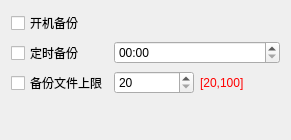
<?xml version="1.0" encoding="UTF-8"?>
<ui version="4.0">
 <class>w_sys_manage_sqlcopy_backup_strategy_Dialog</class>
 <widget class="QDialog" name="w_sys_manage_sqlcopy_backup_strategy_Dialog">
  <property name="geometry">
   <rect>
    <x>0</x>
    <y>0</y>
    <width>291</width>
    <height>140</height>
   </rect>
  </property>
  <property name="windowTitle">
   <string>Dialog</string>
  </property>
  <layout class="QVBoxLayout" name="verticalLayout">
   <item>
    <layout class="QGridLayout" name="gridLayout">
     <item row="0" column="0" colspan="3">
      <widget class="QCheckBox" name="checkBox_start">
       <property name="text">
        <string>开机备份</string>
       </property>
      </widget>
     </item>
     <item row="1" column="0">
      <widget class="QCheckBox" name="checkBox_time">
       <property name="text">
        <string>定时备份</string>
       </property>
      </widget>
     </item>
     <item row="1" column="1" colspan="2">
      <widget class="QTimeEdit" name="timeEdit">
       <property name="displayFormat">
        <string>hh:mm</string>
       </property>
      </widget>
     </item>
     <item row="2" column="0">
      <widget class="QCheckBox" name="checkBox_upbound">
       <property name="text">
        <string>备份文件上限</string>
       </property>
      </widget>
     </item>
     <item row="2" column="1">
      <widget class="QSpinBox" name="spinBox">
       <property name="minimum">
        <number>20</number>
       </property>
       <property name="maximum">
        <number>100</number>
       </property>
      </widget>
     </item>
     <item row="2" column="2">
      <widget class="QLabel" name="label_3">
       <property name="styleSheet">
        <string notr="true">color:red;
</string>
       </property>
       <property name="text">
        <string>[20,100]</string>
       </property>
      </widget>
     </item>
    </layout>
   </item>
   <item>
    <widget class="lds_toolbar" name="widget"/>
   </item>
  </layout>
 </widget>
 <customwidgets>
  <customwidget>
   <class>lds_toolbar</class>
   <extends>QFrame</extends>
   <header>lds_toolbar.h</header>
   <container>1</container>
  </customwidget>
 </customwidgets>
 <resources/>
 <connections/>
</ui>
